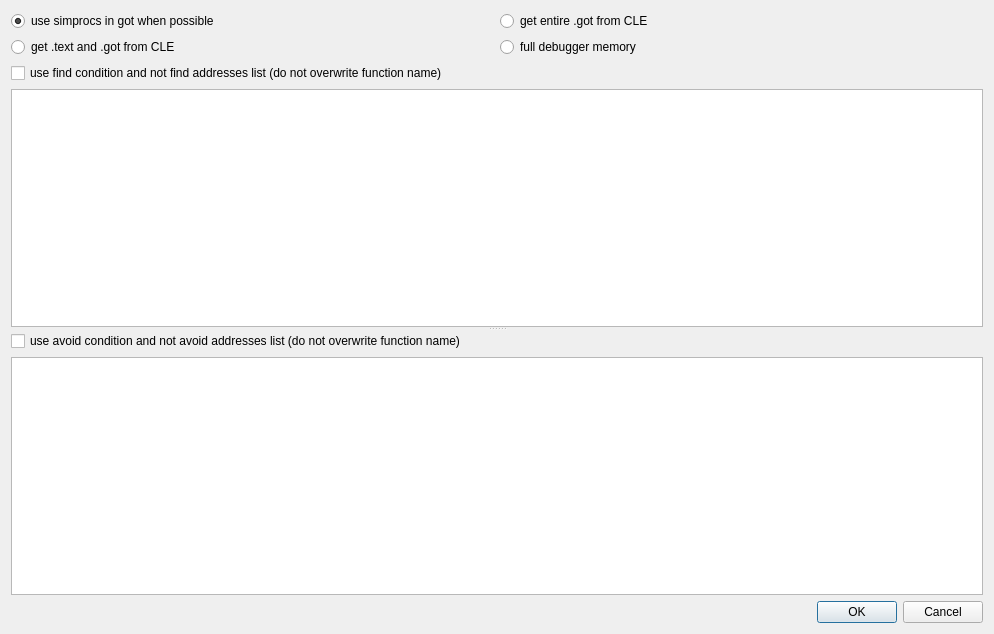
<?xml version="1.0" encoding="UTF-8"?>
<ui version="4.0">
 <class>IDAngrExecDialog</class>
 <widget class="QDialog" name="IDAngrExecDialog">
  <property name="geometry">
   <rect>
    <x>0</x>
    <y>0</y>
    <width>994</width>
    <height>634</height>
   </rect>
  </property>
  <property name="windowTitle">
   <string>Exec</string>
  </property>
  <layout class="QGridLayout" name="gridLayout_4">
   <item row="0" column="0">
    <layout class="QGridLayout" name="gridLayout_3">
     <item row="0" column="0">
      <widget class="QRadioButton" name="simprocsBox">
       <property name="toolTip">
        <string>&lt;html&gt;&lt;head/&gt;&lt;body&gt;&lt;p&gt;The default memory mode.&lt;/p&gt;&lt;p&gt;The .got is populated with a mixture of simprocedures and resolved library addresses.&lt;/p&gt;&lt;p&gt;Simprocedures are used when possible.&lt;/p&gt;&lt;p&gt;The best option for ELF executables.&lt;/p&gt;&lt;/body&gt;&lt;/html&gt;</string>
       </property>
       <property name="text">
        <string>use simprocs in got when possible</string>
       </property>
       <property name="checked">
        <bool>true</bool>
       </property>
      </widget>
     </item>
     <item row="0" column="1">
      <widget class="QRadioButton" name="gotloaderBox">
       <property name="enabled">
        <bool>true</bool>
       </property>
       <property name="toolTip">
        <string>&lt;html&gt;&lt;head/&gt;&lt;body&gt;&lt;p&gt;Get only the .got section from the angr loader to use default simprocedures insted of executing library code.&lt;/p&gt;&lt;/body&gt;&lt;/html&gt;</string>
       </property>
       <property name="text">
        <string>get entire .got from CLE</string>
       </property>
       <property name="checked">
        <bool>false</bool>
       </property>
      </widget>
     </item>
     <item row="1" column="0">
      <widget class="QRadioButton" name="textloaderBox">
       <property name="toolTip">
        <string>&lt;html&gt;&lt;head/&gt;&lt;body&gt;&lt;p&gt;Load the executable memory (.text, .rodata, .got ...) from the angr loader, faster but can't work with self modifying code and libraries loaded from the debugger will be not executed.&lt;/p&gt;&lt;/body&gt;&lt;/html&gt;</string>
       </property>
       <property name="text">
        <string>get .text and .got from CLE</string>
       </property>
       <property name="checked">
        <bool>false</bool>
       </property>
      </widget>
     </item>
     <item row="1" column="1">
      <widget class="QRadioButton" name="execallBox">
       <property name="toolTip">
        <string>&lt;html&gt;&lt;head/&gt;&lt;body&gt;&lt;p&gt;Load all from debugger so default simprocedures will not be executed. Can be slow and not supported under certain condition (not fully tested).&lt;/p&gt;&lt;/body&gt;&lt;/html&gt;</string>
       </property>
       <property name="text">
        <string>full debugger memory</string>
       </property>
      </widget>
     </item>
    </layout>
   </item>
   <item row="1" column="0">
    <widget class="QSplitter" name="splitter">
     <property name="orientation">
      <enum>Qt::Vertical</enum>
     </property>
     <widget class="QWidget" name="layoutWidget">
      <layout class="QGridLayout" name="gridLayout">
       <item row="0" column="0">
        <widget class="QCheckBox" name="useFindCondBox">
         <property name="text">
          <string>use find condition and not find addresses list (do not overwrite function name)</string>
         </property>
        </widget>
       </item>
       <item row="1" column="0">
        <widget class="QPlainTextEdit" name="findCondEdit">
         <property name="enabled">
          <bool>true</bool>
         </property>
        </widget>
       </item>
      </layout>
     </widget>
     <widget class="QWidget" name="layoutWidget">
      <layout class="QGridLayout" name="gridLayout_2">
       <item row="0" column="0">
        <widget class="QCheckBox" name="useAvoidCondBox">
         <property name="text">
          <string>use avoid condition and not avoid addresses list (do not overwrite function name)</string>
         </property>
        </widget>
       </item>
       <item row="1" column="0">
        <widget class="QPlainTextEdit" name="avoidCondEdit">
         <property name="enabled">
          <bool>true</bool>
         </property>
        </widget>
       </item>
      </layout>
     </widget>
    </widget>
   </item>
   <item row="2" column="0">
    <widget class="QDialogButtonBox" name="buttonBox">
     <property name="maximumSize">
      <size>
       <width>16777215</width>
       <height>48</height>
      </size>
     </property>
     <property name="orientation">
      <enum>Qt::Horizontal</enum>
     </property>
     <property name="standardButtons">
      <set>QDialogButtonBox::Cancel|QDialogButtonBox::Ok</set>
     </property>
    </widget>
   </item>
  </layout>
 </widget>
 <resources/>
 <connections>
  <connection>
   <sender>buttonBox</sender>
   <signal>accepted()</signal>
   <receiver>IDAngrExecDialog</receiver>
   <slot>accept()</slot>
   <hints>
    <hint type="sourcelabel">
     <x>248</x>
     <y>254</y>
    </hint>
    <hint type="destinationlabel">
     <x>157</x>
     <y>274</y>
    </hint>
   </hints>
  </connection>
  <connection>
   <sender>buttonBox</sender>
   <signal>rejected()</signal>
   <receiver>IDAngrExecDialog</receiver>
   <slot>reject()</slot>
   <hints>
    <hint type="sourcelabel">
     <x>316</x>
     <y>260</y>
    </hint>
    <hint type="destinationlabel">
     <x>286</x>
     <y>274</y>
    </hint>
   </hints>
  </connection>
 </connections>
</ui>
